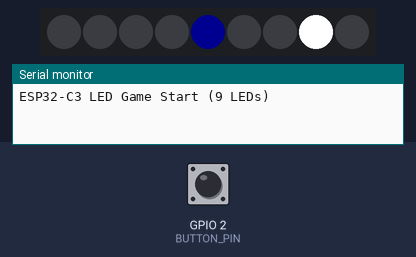
This sketch was run on a simulated ESP32-C3. Shown: 9 RGB LEDs in strip order, left to right, the last lines printed to the serial monitor. The test bench sets the inputs (shaded band); at power-on: GPIO 2 (BUTTON_PIN) HIGH.

Above: at 1.77 s.
1.8 s: GPIO 2 (BUTTON_PIN) pulled LOW for 0.15 s
At 1.93 s:
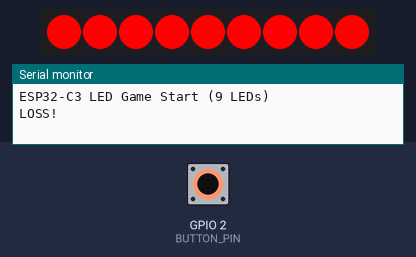
At 3.94 s:
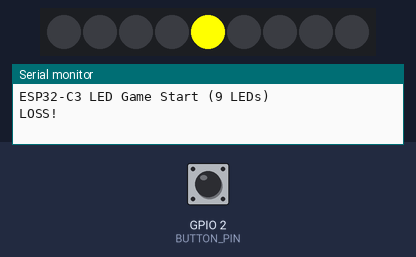
Timing chart, 0 to 5.4 s (numbered marks = the images above; inputs shaded):
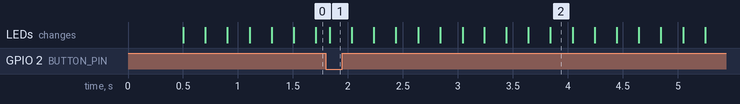

Measured:
- after the input at 1.8 s, the LEDs: change at once (image 1)

The sketch:

esp32_c3_led_game.ino
```cpp
#include <FastLED.h>

// ---------- CONFIGURE YOUR PINS HERE ----------
#define LED_PIN        4      // WS2812 data pin
#define BUTTON_PIN     2      // Button to GND, use INPUT_PULLUP
#define NUM_LEDS       9
#define LED_TYPE       WS2812B
#define COLOR_ORDER    GRB

CRGB leds[NUM_LEDS];

// Middle “hit” LED (0-based)
const int MIDDLE_INDEX = NUM_LEDS / 2;  // 9/2 = 4

// Movement / speed
int currentIndex = 0;
int direction    = 1;                 // 1 = right, -1 = left

const unsigned long INITIAL_STEP_INTERVAL = 200;  // starting speed (ms per step)
unsigned long stepInterval = INITIAL_STEP_INTERVAL;
unsigned long lastStepTime = 0;

// Scoring
int wins = 0;

// Button state / debounce
bool lastButtonState = HIGH;          // because of INPUT_PULLUP
bool buttonLatched   = false;
unsigned long lastButtonChangeTime = 0;
const unsigned long DEBOUNCE_MS = 30;

void setup() {
  Serial.begin(115200);
  delay(500);

  // LEDs
  FastLED.addLeds<LED_TYPE, LED_PIN, COLOR_ORDER>(leds, NUM_LEDS);
  FastLED.clear(true);

  // Button
  pinMode(BUTTON_PIN, INPUT_PULLUP);

  Serial.println("ESP32-C3 LED Game Start (9 LEDs)");
}

// Simple debounced button edge detection (returns true once per press)
bool buttonPressedEdge() {
  bool raw = digitalRead(BUTTON_PIN);
  unsigned long now = millis();

  if (raw != lastButtonState) {
    // state changed: reset debounce timer
    lastButtonChangeTime = now;
    lastButtonState = raw;
  }

  // After stable for DEBOUNCE_MS, check for press
  if ((now - lastButtonChangeTime) > DEBOUNCE_MS) {
    // Active LOW
    bool pressed = (raw == LOW);
    if (pressed && !buttonLatched) {
      buttonLatched = true;
      return true;  // press edge
    }
    if (!pressed) {
      buttonLatched = false; // reset latch when released
    }
  }
  return false;
}

void showRunnerFrame() {
  // Base background: all off
  fill_solid(leds, NUM_LEDS, CRGB::Black);

  // Optionally mark middle zone faintly
  leds[MIDDLE_INDEX] = CRGB(0, 0, 16);

  // Runner color: white normally, yellow in middle zone
  bool inMiddle = (currentIndex == MIDDLE_INDEX);
  CRGB runnerColor = inMiddle ? CRGB::Yellow : CRGB::White;

  leds[currentIndex] = runnerColor;

  FastLED.show();
}

void stepRunnerIfNeeded() {
  unsigned long now = millis();
  if (now - lastStepTime >= stepInterval) {
    lastStepTime = now;

    currentIndex += direction;

    // Bounce at edges
    if (currentIndex <= 0) {
      currentIndex = 0;
      direction = 1;
    } else if (currentIndex >= NUM_LEDS - 1) {
      currentIndex = NUM_LEDS - 1;
      direction = -1;
    }
  }
}

void flashColor(int times, const CRGB& color, int onMs = 200, int offMs = 200) {
  for (int i = 0; i < times; i++) {
    fill_solid(leds, NUM_LEDS, color);
    FastLED.show();
    delay(onMs);

    fill_solid(leds, NUM_LEDS, CRGB::Black);
    FastLED.show();
    delay(offMs);
  }
}

void handleWin() {
  wins++;
  Serial.print("WIN! Total wins: ");
  Serial.println(wins);

  // Flash wins count in green
  flashColor(wins, CRGB::Green, 200, 200);

  // Speed up (shorter interval), no top limit
  stepInterval = (unsigned long)(stepInterval * 0.9);

  // Reset runner
  currentIndex = 0;
  direction = 1;
  lastStepTime = millis();
}

void handleLoss() {
  Serial.println("LOSS!");

  // Flash red a few times
  flashColor(3, CRGB::Red, 200, 200);

  // Reset wins and speed
  wins = 0;
  stepInterval = INITIAL_STEP_INTERVAL;

  // Reset runner
  currentIndex = 0;
  direction = 1;
  lastStepTime = millis();
}

void loop() {
  // Move the runner according to the current speed
  stepRunnerIfNeeded();

  // Render LEDs
  showRunnerFrame();

  // Check button press
  if (buttonPressedEdge()) {
    bool inMiddle = (currentIndex == MIDDLE_INDEX);
    if (inMiddle) {
      handleWin();
    } else {
      handleLoss();
    }
  }

  // Small delay to avoid busy loop; timing is controlled by stepInterval
  delay(5);
}
```
